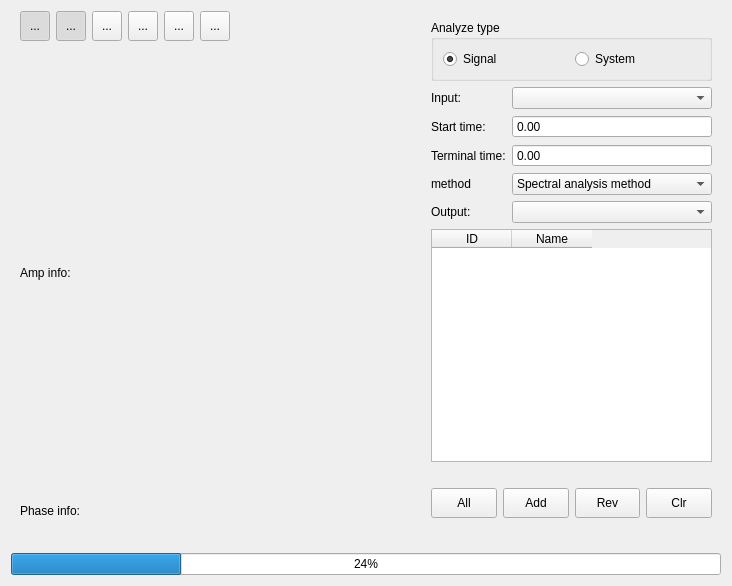
<?xml version="1.0" encoding="UTF-8"?>
<ui version="4.0">
 <class>DFTDialog</class>
 <widget class="QDialog" name="DFTDialog">
  <property name="geometry">
   <rect>
    <x>0</x>
    <y>0</y>
    <width>732</width>
    <height>586</height>
   </rect>
  </property>
  <property name="windowTitle">
   <string>FFT Analysis Tool</string>
  </property>
  <layout class="QGridLayout" name="gridLayout" columnstretch="2,1">
   <item row="2" column="0" colspan="2">
    <widget class="QProgressBar" name="progressBar">
     <property name="value">
      <number>24</number>
     </property>
    </widget>
   </item>
   <item row="0" column="1">
    <widget class="QWidget" name="widget_fft_right" native="true">
     <layout class="QVBoxLayout" name="verticalLayout_2">
      <item>
       <widget class="QGroupBox" name="groupBox">
        <property name="title">
         <string>Analyze type</string>
        </property>
        <layout class="QHBoxLayout" name="horizontalLayout">
         <item>
          <widget class="QRadioButton" name="radioBtn_signal">
           <property name="text">
            <string>Signal</string>
           </property>
           <property name="checked">
            <bool>true</bool>
           </property>
          </widget>
         </item>
         <item>
          <widget class="QRadioButton" name="radioBtn_system">
           <property name="text">
            <string>System</string>
           </property>
          </widget>
         </item>
        </layout>
       </widget>
      </item>
      <item>
       <layout class="QFormLayout" name="formLayout">
        <item row="0" column="0">
         <widget class="QLabel" name="label_fft_input">
          <property name="text">
           <string>Input:</string>
          </property>
         </widget>
        </item>
        <item row="0" column="1">
         <widget class="QComboBox" name="comboBox_fft_input"/>
        </item>
        <item row="1" column="0">
         <widget class="QLabel" name="label_fft_start">
          <property name="text">
           <string>Start time:</string>
          </property>
         </widget>
        </item>
        <item row="1" column="1">
         <widget class="QDoubleSpinBox" name="doubleSpinBox_fft_start">
          <property name="buttonSymbols">
           <enum>QAbstractSpinBox::NoButtons</enum>
          </property>
          <property name="maximum">
           <double>4294967296.000000000000000</double>
          </property>
         </widget>
        </item>
        <item row="2" column="0">
         <widget class="QLabel" name="label_fft_terminal">
          <property name="text">
           <string>Terminal time:</string>
          </property>
         </widget>
        </item>
        <item row="2" column="1">
         <widget class="QDoubleSpinBox" name="doubleSpinBox_fft_terminal">
          <property name="buttonSymbols">
           <enum>QAbstractSpinBox::NoButtons</enum>
          </property>
          <property name="maximum">
           <double>4294967296.000000000000000</double>
          </property>
         </widget>
        </item>
        <item row="4" column="0">
         <widget class="QLabel" name="label_fft_output">
          <property name="text">
           <string>Output:</string>
          </property>
         </widget>
        </item>
        <item row="4" column="1">
         <widget class="QComboBox" name="comboBox_fft_output"/>
        </item>
        <item row="3" column="0">
         <widget class="QLabel" name="label_fft_method">
          <property name="text">
           <string>method</string>
          </property>
         </widget>
        </item>
        <item row="3" column="1">
         <widget class="QComboBox" name="comboBox_fft_method">
          <property name="currentIndex">
           <number>0</number>
          </property>
          <item>
           <property name="text">
            <string>Spectral analysis method</string>
           </property>
          </item>
          <item>
           <property name="text">
            <string>Orthogonal correlation analysis</string>
           </property>
          </item>
          <item>
           <property name="text">
            <string>Subspace identification method</string>
           </property>
          </item>
         </widget>
        </item>
       </layout>
      </item>
      <item>
       <widget class="QTableWidget" name="tableWidget">
        <property name="columnCount">
         <number>2</number>
        </property>
        <attribute name="horizontalHeaderDefaultSectionSize">
         <number>80</number>
        </attribute>
        <attribute name="verticalHeaderStretchLastSection">
         <bool>false</bool>
        </attribute>
        <column>
         <property name="text">
          <string>ID</string>
         </property>
        </column>
        <column>
         <property name="text">
          <string>Name</string>
         </property>
        </column>
       </widget>
      </item>
      <item>
       <widget class="QLabel" name="label_curveInfo">
        <property name="text">
         <string/>
        </property>
       </widget>
      </item>
      <item>
       <layout class="QHBoxLayout" name="horizontalLayout_3">
        <item>
         <widget class="QToolButton" name="tbtn_fft_selectAll">
          <property name="sizePolicy">
           <sizepolicy hsizetype="Expanding" vsizetype="Fixed">
            <horstretch>0</horstretch>
            <verstretch>0</verstretch>
           </sizepolicy>
          </property>
          <property name="minimumSize">
           <size>
            <width>30</width>
            <height>30</height>
           </size>
          </property>
          <property name="text">
           <string>All</string>
          </property>
          <property name="toolButtonStyle">
           <enum>Qt::ToolButtonTextUnderIcon</enum>
          </property>
         </widget>
        </item>
        <item>
         <widget class="QToolButton" name="tbtn_fft_add">
          <property name="sizePolicy">
           <sizepolicy hsizetype="Expanding" vsizetype="Fixed">
            <horstretch>0</horstretch>
            <verstretch>0</verstretch>
           </sizepolicy>
          </property>
          <property name="minimumSize">
           <size>
            <width>30</width>
            <height>30</height>
           </size>
          </property>
          <property name="text">
           <string>Add</string>
          </property>
          <property name="toolButtonStyle">
           <enum>Qt::ToolButtonTextUnderIcon</enum>
          </property>
         </widget>
        </item>
        <item>
         <widget class="QToolButton" name="tbtn_fft_remove">
          <property name="sizePolicy">
           <sizepolicy hsizetype="Expanding" vsizetype="Fixed">
            <horstretch>0</horstretch>
            <verstretch>0</verstretch>
           </sizepolicy>
          </property>
          <property name="minimumSize">
           <size>
            <width>30</width>
            <height>30</height>
           </size>
          </property>
          <property name="text">
           <string>Rev</string>
          </property>
          <property name="toolButtonStyle">
           <enum>Qt::ToolButtonTextUnderIcon</enum>
          </property>
         </widget>
        </item>
        <item>
         <widget class="QToolButton" name="tbtn_fft_clear">
          <property name="sizePolicy">
           <sizepolicy hsizetype="Expanding" vsizetype="Fixed">
            <horstretch>0</horstretch>
            <verstretch>0</verstretch>
           </sizepolicy>
          </property>
          <property name="minimumSize">
           <size>
            <width>30</width>
            <height>30</height>
           </size>
          </property>
          <property name="text">
           <string>Clr</string>
          </property>
          <property name="toolButtonStyle">
           <enum>Qt::ToolButtonTextUnderIcon</enum>
          </property>
         </widget>
        </item>
       </layout>
      </item>
     </layout>
    </widget>
   </item>
   <item row="0" column="0">
    <widget class="QWidget" name="widget_fft_left" native="true">
     <layout class="QVBoxLayout" name="verticalLayout" stretch="0,1,0,1,0">
      <property name="topMargin">
       <number>0</number>
      </property>
      <item>
       <widget class="QWidget" name="widget_fft_up" native="true">
        <layout class="QHBoxLayout" name="horizontalLayout_2">
         <property name="leftMargin">
          <number>0</number>
         </property>
         <property name="topMargin">
          <number>0</number>
         </property>
         <property name="rightMargin">
          <number>0</number>
         </property>
         <property name="bottomMargin">
          <number>0</number>
         </property>
         <item>
          <widget class="QToolButton" name="tbtn_fft_amp">
           <property name="sizePolicy">
            <sizepolicy hsizetype="Fixed" vsizetype="Fixed">
             <horstretch>0</horstretch>
             <verstretch>0</verstretch>
            </sizepolicy>
           </property>
           <property name="minimumSize">
            <size>
             <width>30</width>
             <height>30</height>
            </size>
           </property>
           <property name="text">
            <string>...</string>
           </property>
           <property name="checkable">
            <bool>true</bool>
           </property>
           <property name="checked">
            <bool>true</bool>
           </property>
           <property name="toolButtonStyle">
            <enum>Qt::ToolButtonIconOnly</enum>
           </property>
           <property name="autoRaise">
            <bool>false</bool>
           </property>
          </widget>
         </item>
         <item>
          <widget class="QToolButton" name="tbtn_fft_phase">
           <property name="sizePolicy">
            <sizepolicy hsizetype="Fixed" vsizetype="Fixed">
             <horstretch>0</horstretch>
             <verstretch>0</verstretch>
            </sizepolicy>
           </property>
           <property name="minimumSize">
            <size>
             <width>30</width>
             <height>30</height>
            </size>
           </property>
           <property name="text">
            <string>...</string>
           </property>
           <property name="checkable">
            <bool>true</bool>
           </property>
           <property name="checked">
            <bool>true</bool>
           </property>
           <property name="toolButtonStyle">
            <enum>Qt::ToolButtonIconOnly</enum>
           </property>
          </widget>
         </item>
         <item>
          <widget class="QToolButton" name="tbtn_fft_setting">
           <property name="sizePolicy">
            <sizepolicy hsizetype="Fixed" vsizetype="Fixed">
             <horstretch>0</horstretch>
             <verstretch>0</verstretch>
            </sizepolicy>
           </property>
           <property name="minimumSize">
            <size>
             <width>30</width>
             <height>30</height>
            </size>
           </property>
           <property name="text">
            <string>...</string>
           </property>
           <property name="toolButtonStyle">
            <enum>Qt::ToolButtonIconOnly</enum>
           </property>
          </widget>
         </item>
         <item>
          <widget class="QToolButton" name="tbtn_fft_fit">
           <property name="sizePolicy">
            <sizepolicy hsizetype="Fixed" vsizetype="Fixed">
             <horstretch>0</horstretch>
             <verstretch>0</verstretch>
            </sizepolicy>
           </property>
           <property name="minimumSize">
            <size>
             <width>30</width>
             <height>30</height>
            </size>
           </property>
           <property name="text">
            <string>...</string>
           </property>
           <property name="toolButtonStyle">
            <enum>Qt::ToolButtonIconOnly</enum>
           </property>
          </widget>
         </item>
         <item>
          <widget class="QToolButton" name="tbtn_fft_open">
           <property name="sizePolicy">
            <sizepolicy hsizetype="Fixed" vsizetype="Fixed">
             <horstretch>0</horstretch>
             <verstretch>0</verstretch>
            </sizepolicy>
           </property>
           <property name="minimumSize">
            <size>
             <width>30</width>
             <height>30</height>
            </size>
           </property>
           <property name="text">
            <string>...</string>
           </property>
           <property name="toolButtonStyle">
            <enum>Qt::ToolButtonIconOnly</enum>
           </property>
          </widget>
         </item>
         <item>
          <widget class="QToolButton" name="tbtn_fft_save">
           <property name="sizePolicy">
            <sizepolicy hsizetype="Fixed" vsizetype="Fixed">
             <horstretch>0</horstretch>
             <verstretch>0</verstretch>
            </sizepolicy>
           </property>
           <property name="minimumSize">
            <size>
             <width>30</width>
             <height>30</height>
            </size>
           </property>
           <property name="text">
            <string>...</string>
           </property>
           <property name="toolButtonStyle">
            <enum>Qt::ToolButtonIconOnly</enum>
           </property>
          </widget>
         </item>
         <item>
          <spacer name="horizontalSpacer">
           <property name="orientation">
            <enum>Qt::Horizontal</enum>
           </property>
           <property name="sizeHint" stdset="0">
            <size>
             <width>40</width>
             <height>20</height>
            </size>
           </property>
          </spacer>
         </item>
        </layout>
       </widget>
      </item>
      <item>
       <widget class="GtPlot" name="plot_amp" native="true"/>
      </item>
      <item>
       <widget class="QLabel" name="label_amp">
        <property name="sizePolicy">
         <sizepolicy hsizetype="Preferred" vsizetype="Preferred">
          <horstretch>0</horstretch>
          <verstretch>0</verstretch>
         </sizepolicy>
        </property>
        <property name="text">
         <string>Amp info:</string>
        </property>
       </widget>
      </item>
      <item>
       <widget class="GtPlot" name="plot_phase" native="true"/>
      </item>
      <item>
       <widget class="QLabel" name="label_phase">
        <property name="sizePolicy">
         <sizepolicy hsizetype="Preferred" vsizetype="Preferred">
          <horstretch>0</horstretch>
          <verstretch>0</verstretch>
         </sizepolicy>
        </property>
        <property name="text">
         <string>Phase info:</string>
        </property>
       </widget>
      </item>
     </layout>
    </widget>
   </item>
   <item row="1" column="0" colspan="2">
    <widget class="QLabel" name="label_fft_processInfo">
     <property name="text">
      <string/>
     </property>
    </widget>
   </item>
  </layout>
 </widget>
 <customwidgets>
  <customwidget>
   <class>GtPlot</class>
   <extends>QWidget</extends>
   <header>gtplot.h</header>
   <container>1</container>
  </customwidget>
 </customwidgets>
 <resources/>
 <connections/>
</ui>
